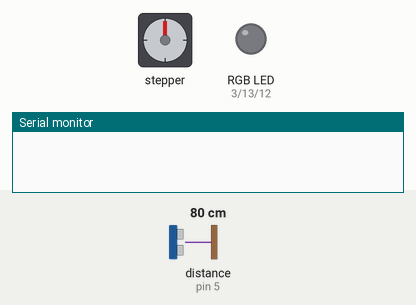
Bench run of a sketch on a simulated Arduino Uno, built with avr-gcc and run on an emulated ATmega328P. Shown: stepper motor, an RGB LED mixed from three pins (HIGH = lit), the last lines printed to the serial monitor. Wiring (inferred from the names in the program): ultrasonic range finder: trigger pin 4; echo pin 5. The test bench sets the inputs (shaded band); at power-on: distance to the obstacle (sensor on pin 5) 80 cm. The echo pulse lasts 58.3 µs per cm; dim RGB values are drawn brighter than linear; stepper angles assume 3200 steps per turn; pins used as bus, display or sensor lines are not drawn.

Above: at 4.8 s.
4.9 s: distance to the obstacle (sensor on pin 5) set to 23 cm
7.9 s: distance to the obstacle (sensor on pin 5) set to 18 cm
At 8.09 s:
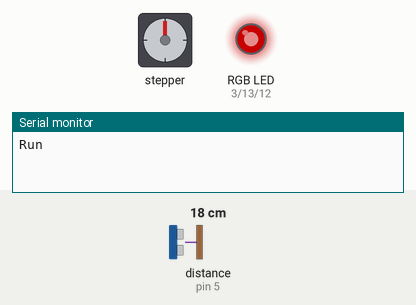
11.4 s: distance to the obstacle (sensor on pin 5) set to 35 cm
At 12.8 s:
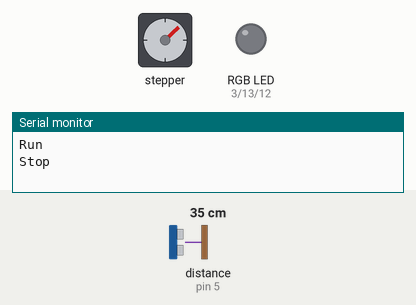
14.9 s: distance to the obstacle (sensor on pin 5) set to 2 cm
At 16.05 s:
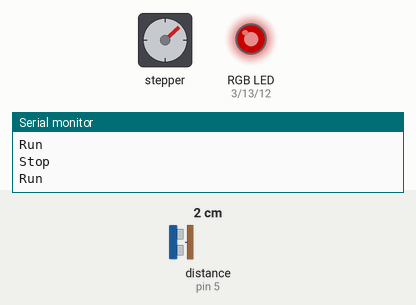
18.8 s: distance to the obstacle (sensor on pin 5) set to 60 cm
At 20.3 s:
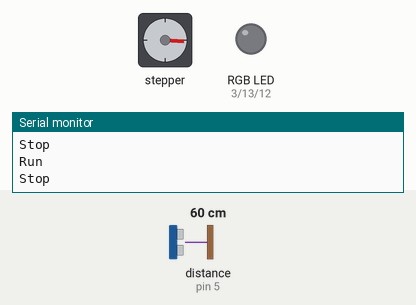
22.3 s: distance to the obstacle (sensor on pin 5) set to 4 cm
At 24.02 s:
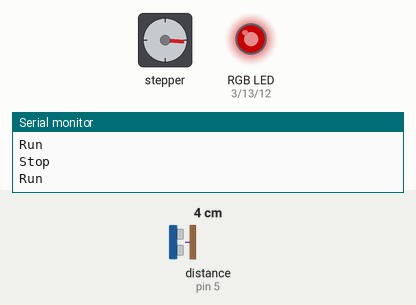
Timing chart, 0 to 29.3 s (numbered marks = the images above; inputs shaded):
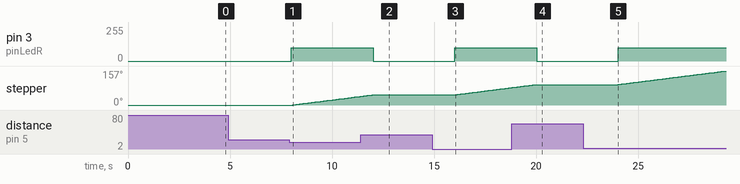

The sketch:

02_HCSR04_UsingDistanceToControlTheMotor.ino
```cpp
//TMC2208 Code and Video Ref: https://www.diyengineers.com/2024/11/19/tmc-2208-super-quiet-stepper-motor-driver/
// AccelStepper: https://www.airspayce.com/mikem/arduino/AccelStepper/classAccelStepper.html

#include <AccelStepper.h>

// Define stepper pins
#define STEP_PIN 9  // Step pin
#define DIR_PIN 10  // Direction pin

// Microstepping control pins
#define MS1_PIN 7
#define MS2_PIN 8

// Steps per revolution for the motor
const float stepsPerRevolution = 200;
// Microstepping multiplier (1, 2, 4, 8, 16, or 32)
int microstepSetting = 16;  //default = 2 但轉半圈會卡住;
  // Set the desired RPM and the max RPM
  float desiredRPM = 2;  // Set the desired speed in rpm (revolutions per minute)
  float MaxRPM = 30;      // Set max speed in rpm (revolutions per minute)
//## Workable parameters: 16 / 2 / 30; for battery pack with 10 AA batteries

// AccelStepper instance in driver mode
AccelStepper stepper(AccelStepper::DRIVER, STEP_PIN, DIR_PIN);
float speedStepsPerSec = 0;

// Input Pins and Variables
int pinButton = 6;
int buttonPressed = 0;
int buttonPressedOld = 0;
bool toRunMotor = false;

//##For the UltraSonicSensor
int trigPin = 4;          //Trig on pin 4
int echoPin = 5;          //Echo on pin 5
long duration, distance;  //設定超音波距離感測器會用到的實數
int distanceCM = 0;
int emptyCM = 40;
int approachingCM = 20;
int closeByCM = 10;

//##For the Timmer
long unsigned currentMillis = 0;
long unsigned previousMillis = 0;
long unsigned intervalTime = 2000;

//For the LED indicators
int pinLedR = 3; // Pin 11 was not available, I don't know why?
int pinLedG = 13;
int pinLedB = 12;
int pinLedOld = 0;
int brightnessMax = 100;
int fadingIntervalTime = 2;
int delayFadingTime = 30;

void setup() {
  // tm1637.init();
  // tm1637.set(BRIGHT_TYPICAL);  //BRIGHT_TYPICAL = 2,BRIGHT_DARKEST= 0, BRIGHTEST = 7;
  Serial.begin(9600);
  pinMode(trigPin, OUTPUT);  // Arduino 對外送出訊號，使超音波感測器發射超音波
  pinMode(echoPin, INPUT);   // 超音波反射後，Arduino 讀入訊號，會有些微的時間差
  pinMode(pinLedR, OUTPUT);
  pinMode(pinLedG, OUTPUT);
  pinMode(pinLedB, OUTPUT);

  //##Set microstepping pins as outputs
  pinMode(MS1_PIN, OUTPUT);
  pinMode(MS2_PIN, OUTPUT);
  pinMode(pinButton, INPUT);

  // Set microstepping mode (adjust as needed: HIGH or LOW)
  digitalWrite(MS1_PIN, HIGH);  // Set to LOW or HIGH for desired microstep setting
  digitalWrite(MS2_PIN, HIGH);   // Set to LOW or HIGH for desired microstep setting

  // Calculate and set the desired and max speed in steps per second
  speedStepsPerSec = (microstepSetting * stepsPerRevolution * desiredRPM) / 60.0;
  float Max_Speed_StepsPerSec = microstepSetting * stepsPerRevolution * MaxRPM / 60;  // Specify max speed in steps/sec (converted from RPM)
  stepper.setMaxSpeed(Max_Speed_StepsPerSec);
  stepper.setSpeed(speedStepsPerSec);
}

void loop() {
  currentMillis = millis();

  if (abs(currentMillis - previousMillis) > intervalTime) {  // Every "intervalTime" to detect if somebody was in the front of the spot

    //#1. HCSR04感測器 發射超音波 測量距離
    //Serial.print("Detect = ");
    distanceCM = detectingSomething();
    //Serial.println(distanceCM);
    brightnessMax = 150;
    bool newRunMotor = toRunMotor;
    if (distanceCM > emptyCM) {  //>40
      modeIndicatorLed(pinLedB);
      newRunMotor = false;
    } else if (distanceCM > approachingCM) {  // 40 > X > 20
      brightnessMax = 80;
      modeIndicatorLed(pinLedG);
      newRunMotor = false;
    } else {  //distanceCM < approachingCM
      modeIndicatorLed(pinLedR);
      newRunMotor = true;
    }

    if (newRunMotor != toRunMotor) {
      toRunMotor = newRunMotor;
      Serial.println(toRunMotor ? "Run" : "Stop");
      if (toRunMotor) stepper.setSpeed(speedStepsPerSec);
    }

    previousMillis = currentMillis;
  }

  if (toRunMotor) {
    stepper.runSpeed();
  }
}

void modeIndicatorLed(int ledPin) {
  if (ledPin == pinLedOld) {

  } else {
    analogWrite(pinLedR, 0);
    analogWrite(pinLedG, 0);
    analogWrite(pinLedB, 0);
  }
  analogWrite(ledPin, 100);
  pinLedOld = ledPin;
}

int detectingSomething() {
  digitalWrite(trigPin, LOW);
  delayMicroseconds(5);  //Waiting for the Sensor's Data
  digitalWrite(trigPin, HIGH);
  delayMicroseconds(10);  // 給 Trig 高電位，持續 10微秒
  digitalWrite(trigPin, LOW);
  pinMode(echoPin, INPUT);            // 讀取 echo 的電位
  duration = pulseIn(echoPin, HIGH);  // 收到高電位時的時間

  //#2. 將感測器訊號轉換成距離
  distance = (duration / 2) / 29.1;  //超音波發射的距離為來回，因此單程距離 = 時間差 / 2  再除以  29.1 微秒，得到 cm 公分
  return distance;
}
```

Measured:
- the behaviour switches between 22 and 21 cm on distance to the obstacle (sensor on pin 5) (found by bisection; images 0 and 1)
- after the input at 4.9 s, every drawn part: stays the same
- after the input at 7.9 s, pin 3 (pinLedR): 0/255 → 100/255 after 0.11 s; stepper: keeps turning clockwise at about 12°/s, starting after 0.18 s
- after the input at 11.4 s, pin 3 (pinLedR): 100/255 → 0/255 after 0.61 s; stepper: goes on until 12.0 s, then stays 47°
- after the input at 14.9 s, pin 3 (pinLedR): 0/255 → 100/255 after 1.1 s; stepper: keeps turning clockwise at about 12°/s, starting after 1.1 s
- after the input at 18.8 s, pin 3 (pinLedR): 100/255 → 0/255 after 1.2 s; stepper: goes on until 19.9 s, then stays 94°
- after the input at 22.3 s, pin 3 (pinLedR): 0/255 → 100/255 after 1.7 s; stepper: keeps turning clockwise at about 12°/s, starting after 1.7 s
